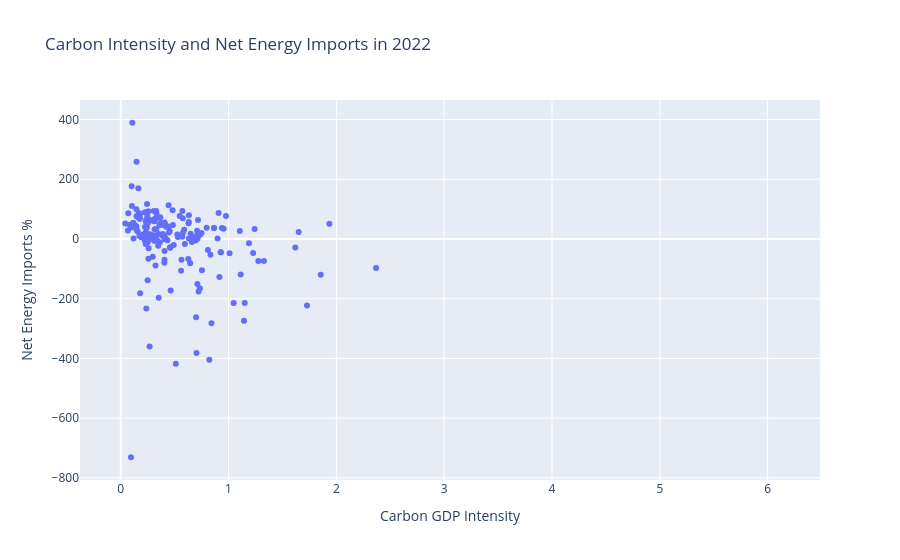

Notebook code for this chart:
### Code cell
# Plot (3)
fig103 = px.scatter(df103,
                    x = "Carbon GDP Intensity", 
                    y = "Net Energy Imports %",
                    hover_data = ["Country Code"],
                    title = "Carbon Intensity and Net Energy Imports in 2022")
fig103.show()

### Figure 1 — Plotly figure (JSON) as saved in the notebook; plotly's stock layout.template omitted (floating-point values rounded to 4 significant figures; data arrays with more than 128 entries replaced by an {"elided": "..."} marker saying what was removed)
{"data": [{"customdata": {"elided": "291x1 str values"}, "hovertemplate": "Carbon GDP Intensity=%{x}<br>Net Energy Imports %=%{y}<br>Country Code=%{customdata[0]}<extra></extra>", "legendgroup": "", "marker": {"color": "#636efa", "symbol": "circle"}, "mode": "markers", "name": "", "orientation": "v", "showlegend": false, "type": "scatter", "x": {"elided": "291 mixed values"}, "xaxis": "x", "y": {"elided": "291 mixed values"}, "yaxis": "y"}], "layout": {"legend": {"tracegroupgap": 0}, "title": {"text": "Carbon Intensity and Net Energy Imports in 2022"}, "xaxis": {"anchor": "y", "domain": [0, 1], "title": {"text": "Carbon GDP Intensity"}}, "yaxis": {"anchor": "x", "domain": [0, 1], "title": {"text": "Net Energy Imports %"}}}}
